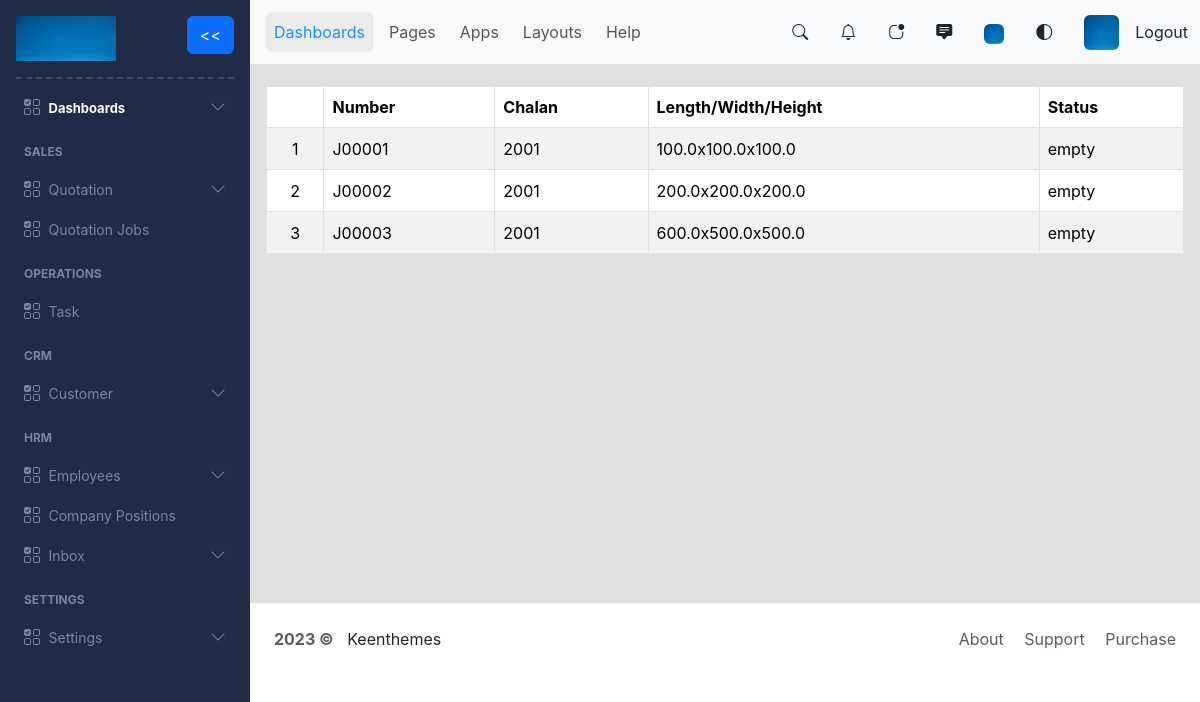
/view_quotation_jobs (signed in), run on an earlier commit of the app's database.
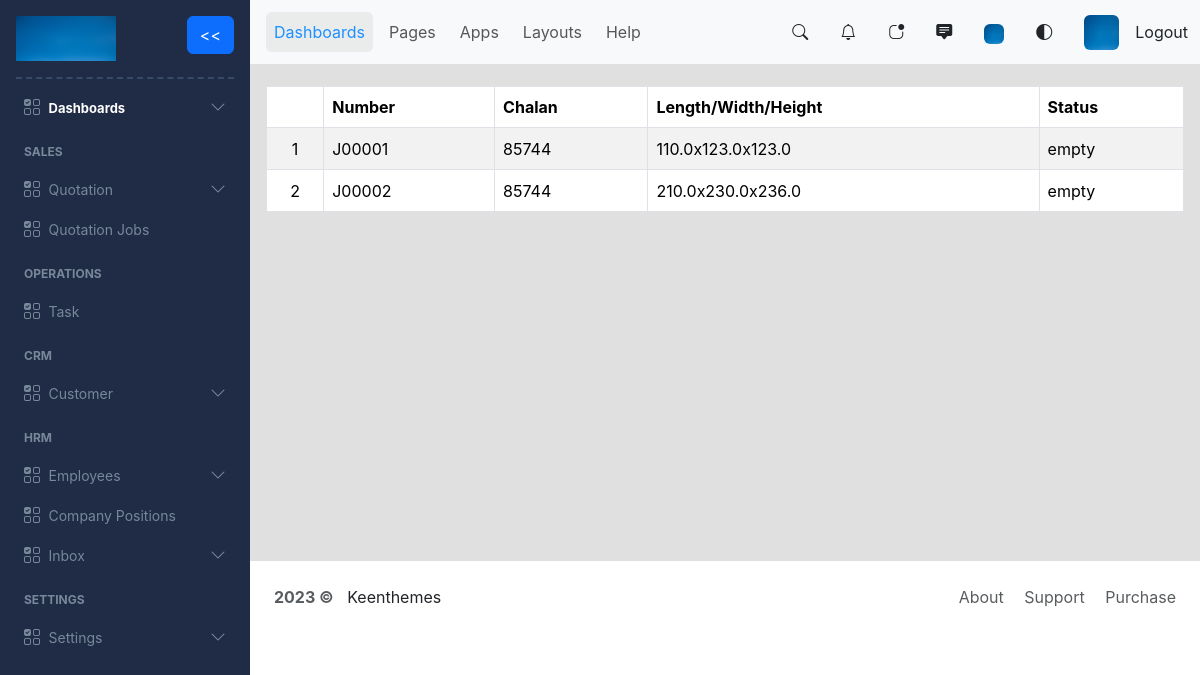
And on a later commit of the database.
### myapp/models.py (models this page shows, shortened)
class QuotationJob(models.Model):
    id = models.UUIDField(primary_key=True, default=uuid.uuid4, unique=True, editable=False)
    quotation_id = models.ForeignKey(Quotation, on_delete=models.CASCADE)
    length = models.FloatField(null=False, blank=False)
    width = models.FloatField(null=False, blank=False)
    height = models.FloatField(null=False, blank=False)
    remarks = models.CharField(max_length=700, null=True, blank=True)
    quantity = models.IntegerField(null=False, blank=False)
    attachment = models.FileField(null=True, blank=True)
    sequential_code = models.CharField(max_length=50, null=True, blank=True, unique=True)

class Quotation(models.Model):
    status_choices=( ('draft', 'Draft'), ('in_process', 'In Process'), ('ready_to_deliver', 'Ready to Deliver'), ('delivered_successfully', 'Delivered Successfully') )
    id = models.UUIDField(primary_key=True, default=uuid.uuid4, unique=True, editable=False)
    customer_id = models.ForeignKey(Customer, on_delete=models.CASCADE)
    chalan_no = models.IntegerField(null=False, blank=True)
    created_on = models.DateTimeField(default=timezone.now ,null=False, blank=False)
    status = models.CharField(max_length=50, choices=status_choices, default='draft')
    sequential_code = models.CharField(max_length=50, null=True, blank=True, unique=True)

### myapp/views.py (the view)
# urls.py: path('view_quotation_jobs', views.viewQuotationJobs, name='view_quotation_jobs'),
@login_required
def viewQuotationJobs(request):
    quotation_jobs = QuotationJob.objects.all()
    quotation_jobs_exist = quotation_jobs.exists()
    return render(request, "quotation_job/view_quotation_jobs.html", {'quotation_jobs': quotation_jobs, 'quotation_jobs_exist': quotation_jobs_exist})

### myapp/templates/quotation_job/view_quotation_jobs.html
{% extends 'index.html' %}
{% block content %}
{% if quotation_jobs_exist %}
<div class='table-responsive'>
    <table class="table table-striped mt-2 align-middle table-bordered">
        <thead>
        <tr>
            <th scope="col"></th>
            <th scope="col">Number</th>
            <th scope="col">Chalan</th>
            <th scope="col">Length/Width/Height</th>
            <th scope="col">Status</th>
        </tr>
        </thead>
        <tbody>
        {% for quotation_job in quotation_jobs %}
            <tr style="height: 42px;">
                <td class="text-center">{{forloop.counter}}</td>
                <td><a href="{% url 'each_quotation_job' quotation_job.id %}" style="text-decoration: none; color: black;">{{quotation_job.sequential_code}}</a></td>
                <td><a href="{% url 'each_quotation_job' quotation_job.id %}" style="text-decoration: none; color: black;">{{quotation_job.quotation_id.chalan_no}}</a></td>
                <td><a href="{% url 'each_quotation_job' quotation_job.id %}" style="text-decoration: none; color: black;">{{quotation_job.length}}x{{quotation_job.width}}x{{quotation_job.height}}</a></td>
                <td>empty</td>
            </tr>
        {% endfor %}
        </tbody>
    </table>
</div>
{% else %}
<div class="d-flex justify-content-center">
    <span class="pt-5">Empty Jobs. <a href="{% url 'create_quotation' %}">Create</a> a new quotation or <a href="{% url 'view_quotations' %}">Create</a> jobs for quotations </span>
</div>
{% endif %}
{% endblock content %}

### myapp/templates/index.html (shortened to what this page needs)
<!DOCTYPE html>
{% load static %}
<html lang="en">
<head>
    <link href="https://cdn.jsdelivr.net/npm/bootstrap@5.3.1/dist/css/bootstrap.min.css" rel="stylesheet">
    <link rel="stylesheet" href="https://cdnjs.cloudflare.com/ajax/libs/bootstrap/5.3.1/css/bootstrap-grid.min.css">
    <link rel="stylesheet" href="https://cdn.jsdelivr.net/npm/bootstrap-icons@1.5.0/font/bootstrap-icons.css">
    <link rel="stylesheet" href="{% static 'css/image_profile.css' %}">
    <link rel="stylesheet" href="{% static 'css/sequential_code.css' %}">
    <link rel="stylesheet" href="{% static 'css/keenweb.css' %}">
    <link rel="stylesheet" href="{% static 'css/task_kanban.css' %}">
</head>
<body>
        <div class="main-nav">
            <nav class="navbar navbar-expand-lg navbar-light bg-light">
                <div class="container-fluid">
                    <div class="collapse navbar-collapse" id="navbarSupportedContent">
                        <ul class="navbar-nav me-auto mb-2 mb-lg-0">
                        <li class="nav-item active-link m-1 nav-content">
                            <a class="nav-link active" aria-current="page" href="#">Dashboards</a>
                        </li>
                        <li class="nav-item m-1 nav-content">
                            <div class="dropdown">
                                <a class="nav-link hover-dropdown-toggle" href="#" id="dropdownMenu" aria-expanded="false">Pages</a>
                            </div>
                        </li>
                        <li class="nav-item m-1 nav-content">
                            <a class="nav-link" href="#">Apps</a>
                        </li>
                        <li class="nav-item m-1 nav-content">
                            <a class="nav-link" href="#">Layouts</a>
                        </li>
                        <li class="nav-item m-1 nav-content">
                            <a class="nav-link" href="#">Help</a>
                        </li>
                        </ul>
                    </div>
                    <div class="d-flex align-items-center">
                        <i class="bi bi-search me-3 ms-3"></i>
                        <i class="bi bi-bell me-3 ms-3"></i>
                        <i class="bi bi-app-indicator me-3 ms-3"></i>
                        <i class="bi bi-chat-square-text-fill me-3 ms-3"></i>
                        <i class="me-3 ms-3"><img src="{% static 'image/bg-person.jpg' %}" style="width: 20px;height: 20px; border-radius: 6px;"></i>
                        <i class="bi bi-circle-half me-3 ms-3"></i>
                        <i class="me-3 ms-3"><img src="{% static 'image/bg-person.jpg' %}" style="width: 35px;height: 35px; border-radius: 6px;"></i>
                        <a class="nav-link" href="{% url 'logout' %}">Logout</a>
                    </div>
                </div>
            </nav>
        </div>
        <div class="side-nav collapse navbar-collapse align-items-stretch d-flex flex-column justify-content-between" id="sideNav">
                    <div class="wrapper">
                        <div class="position-sticky top-0 p-3 pb-0 align-items-center" style="background:#202B46;">
                            <div class="d-flex justify-content-between">
                                <div>
                                    <img src="{% static 'image/bg-person.jpg' %}" class="navbrand" id="navbrandImg" alt="..." style="width: 100px; height:45px;">
                                </div>
                                <div>
                                    <label for="check">
                                        <button id="checkButton" type="button" class="btn btn-primary newbtn">&lt;&lt;</button>
                                    </label>
                                </div>
                            </div>
                            <hr>
                        </div>
                        <div class="side-nav-content ps-4 pe-4">
                            <div class="dropdown-sidenav">
                                <div class="navbar-toggle d-flex" id="dropdownMenuLink" data-bs-toggle="collapse" data-bs-target="#dropdownDashboard">
                                    <div>
                                        <i class="bi bi-ui-checks-grid m-0 p-0"></i>
                                        <span class="ms-1 dashboard" id="sideNavContent">Dashboards</span>
                                    </div>
                                    <div>
                                        <i id="chevron-icon" class="bi bi-chevron-down"></i>
                                    </div>
                                </div>
                            </div>
                            <p class="mt-4 mb-2 sidenav-subhead">SALES</p>
                            <div class="dropdown-sidenav mt-3">
                                <div class="navbar-toggle d-flex" id="dropdownMenuLink" data-bs-toggle="collapse" data-bs-target="#dropdownQuotation">
                                    <div>
                                        <i class="bi bi-ui-checks-grid"></i>
                                        <span class="ms-1" id="sideNavContent">Quotation</span>
                                    </div>
                                    <div>
                                        <i id="chevron-icon" class="bi bi-chevron-down"></i>
                                    </div>
                                </div>
                            </div>
                            <div class="dropdown-sidenav mt-3">
                                <div>
                                    <i class="bi bi-ui-checks-grid"></i>
                                    <span class="ms-1" id="sideNavContent"><a href="{% url 'view_quotation_jobs' %}">Quotation Jobs</a></span>
                                </div>
                            </div>
                            <p class="mt-4 mb-2 sidenav-subhead">OPERATIONS</p>
                            <div class="dropdown-sidenav mt-3">
                                <div>
                                    <i class="bi bi-ui-checks-grid"></i>
                                    <span class="ms-1" id="sideNavContent"><a href="{% url 'view_tasks' %}">Task</a></span>
                                </div>
                            </div>
                            <p class="mt-4 mb-2 sidenav-subhead">CRM</p>
                            <div class="dropdown-sidenav mt-3">
                                <div class="navbar-toggle d-flex" id="dropdownMenuLink" data-bs-toggle="collapse" data-bs-target="#dropdownCustomer">
                                    <div>
                                        <i class="bi bi-ui-checks-grid"></i>
                                        <span class="ms-1" id="sideNavContent">Customer</span>
                                    </div>
                                    <div>
                                        <i id="chevron-icon" class="bi bi-chevron-down"></i>
                                    </div>
                                </div>
                            </div>
                            <p class="mt-4 mb-2 sidenav-subhead">HRM</p>
                            <div class="dropdown-sidenav mt-3">
                                <div class="navbar-toggle d-flex" id="dropdownMenuLink" data-bs-toggle="collapse" data-bs-target="#dropdownEmployee">
                                    <div>
                                        <i class="bi bi-ui-checks-grid"></i>
                                        <span class="ms-1" id="sideNavContent">Employees</span>
                                    </div>
                                    <div>
                                        <i id="chevron-icon" class="bi bi-chevron-down"></i>
                                    </div>
                                </div>
                            </div>
                            <div class="dropdown-sidenav mt-3">
                                <div>
                                    <i class="bi bi-ui-checks-grid"></i>
                                    <span class="ms-1" id="sideNavContent"><a href="{% url 'view_company_positions' %}">Company Positions</a></span>
                                </div>
                            </div>
                            <div class="dropdown-sidenav mt-3">
                                <div class="navbar-toggle d-flex" id="dropdownMenuLink" data-bs-toggle="collapse" data-bs-target="#dropdownInbox">
                                    <div>
                                        <i class="bi bi-ui-checks-grid"></i>
                                        <span class="ms-1" id="sideNavContent">Inbox</span>
                                    </div>
                                    <div>
                                        <i id="chevron-icon" class="bi bi-chevron-down"></i>
                                    </div>
                                </div>
                            </div>
                            <p class="mt-4 mb-2 sidenav-subhead">SETTINGS</p>
                            <div class="dropdown-sidenav mt-3">
                                <div class="navbar-toggle d-flex" id="dropdownMenuLink" data-bs-toggle="collapse" data-bs-target="#dropdownSettings">
                                    <div>
                                        <i class="bi bi-ui-checks-grid"></i>
                                        <span class="ms-1" id="sideNavContent">Settings</span>
                                    </div>
                                    <div>
                                        <i id="chevron-icon" class="bi bi-chevron-down"></i>
                                    </div>
                                </div>
                            </div>
                        </div>
                    </div>
                </div>
    <section>
        <div class="web-content m-3">
            {% block content %}
            {% endblock content %}
        </div>
        <div class="keen-footer bg-white">
            <div class="d-flex justify-content-between p-4">
                <div>
                    <b class="text-muted">2023 &copy;</b>
                    <span>&nbsp; Keenthemes</span>
                </div>
                <div>
                    <a href="#" class="text-muted ps-2 pe-2" style="text-decoration: none;">About</a>
                    <a href="#" class="text-muted ps-2 pe-2" style="text-decoration: none;">Support</a>
                    <a href="#" class="text-muted ps-2" style="text-decoration: none;">Purchase</a>
                </div>
            </div>
        </div>
    </section>
</body>
</html>

### myapp/static/css/keenweb.css (style rules this page uses)
.main-nav { width: calc(100% - 250px); height: 64px; position: fixed; background: #000; margin-left: 250px; transition: ease 0.3s; z-index: 2; white-space: nowrap; overflow:visible; }
.main-nav .navbar .active-link { background-color: rgba(211, 211, 211, 0.39); border-radius: 6px; }
.main-nav .navbar .active-link .active { color: dodgerblue; }
.side-nav { width: 250px; height: 100%; background: #202B46; top: 0; left: 0; position: fixed; z-index: 2; transition: ease 0.3s; overflow-y: auto; }
.side-nav .newbtn { transform: rotate(0deg); transition: ease 0.3s; }
.side-nav hr { border: none; border-top: 2px dashed #7ba7cf; }
.dropdown-sidenav { color: lightslategray; }
.dropdown-sidenav .dashboard { color: white; font-size: 13px; font-weight: bold; }
.dropdown-sidenav span { color: lightslategray; font-size: 14px; }
.dropdown-sidenav a { text-decoration: none; color: lightslategray; }
.side-nav-content p { font-size: 12px; font-weight: bold; color: lightslategray; }
section { width: calc(100% - 250px); margin-left: 250px; padding-top: 62px; transition: ease 0.3s; }
* { font-family: Inter, Helvetica, "sans-serif";; }
section { background-color: rgba(82, 82, 82, 0.178); }
.keen-footer { margin-top: 35%; }

What changed in the data, as far as the page shows it:
removed QuotationJob: sequential_code "J00001", quotation_id.chalan_no "2001", length "100.0", width "100.0", height "100.0"
removed QuotationJob: sequential_code "J00002", quotation_id.chalan_no "2001", length "200.0", width "200.0", height "200.0"
removed QuotationJob: sequential_code "J00003", quotation_id.chalan_no "2001", length "600.0", width "500.0", height "500.0"
added QuotationJob: sequential_code "J00001", quotation_id.chalan_no "85744", length "110.0", width "123.0", height "123.0"
added QuotationJob: sequential_code "J00002", quotation_id.chalan_no "85744", length "210.0", width "230.0", height "236.0"
